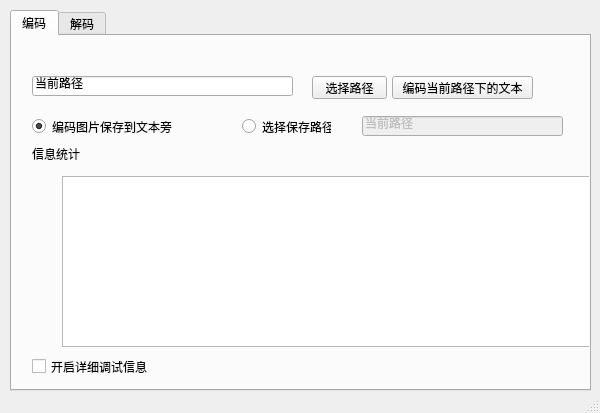
<?xml version="1.0" encoding="UTF-8"?>
<ui version="4.0">
 <class>enigmaClass</class>
 <widget class="QMainWindow" name="enigmaClass">
  <property name="geometry">
   <rect>
    <x>0</x>
    <y>0</y>
    <width>600</width>
    <height>413</height>
   </rect>
  </property>
  <property name="windowTitle">
   <string>enigma</string>
  </property>
  <widget class="QWidget" name="centralWidget">
   <widget class="QTabWidget" name="tabWidget">
    <property name="geometry">
     <rect>
      <x>10</x>
      <y>10</y>
      <width>581</width>
      <height>381</height>
     </rect>
    </property>
    <property name="currentIndex">
     <number>0</number>
    </property>
    <widget class="QWidget" name="tabEncode">
     <attribute name="title">
      <string>编码</string>
     </attribute>
     <widget class="QLineEdit" name="lineTxtNowAddress">
      <property name="geometry">
       <rect>
        <x>20</x>
        <y>40</y>
        <width>261</width>
        <height>20</height>
       </rect>
      </property>
      <property name="text">
       <string>当前路径</string>
      </property>
     </widget>
     <widget class="QPushButton" name="btnEncode">
      <property name="geometry">
       <rect>
        <x>380</x>
        <y>40</y>
        <width>141</width>
        <height>23</height>
       </rect>
      </property>
      <property name="text">
       <string>编码当前路径下的文本</string>
      </property>
     </widget>
     <widget class="QPushButton" name="btnEncodeChooseAddress">
      <property name="geometry">
       <rect>
        <x>300</x>
        <y>40</y>
        <width>75</width>
        <height>23</height>
       </rect>
      </property>
      <property name="text">
       <string>选择路径</string>
      </property>
     </widget>
     <widget class="QRadioButton" name="rbtnEncodeSaveSide">
      <property name="geometry">
       <rect>
        <x>20</x>
        <y>80</y>
        <width>171</width>
        <height>21</height>
       </rect>
      </property>
      <property name="text">
       <string>编码图片保存到文本旁</string>
      </property>
      <property name="checked">
       <bool>true</bool>
      </property>
     </widget>
     <widget class="QRadioButton" name="rbtnEncodeChoose">
      <property name="geometry">
       <rect>
        <x>230</x>
        <y>80</y>
        <width>89</width>
        <height>21</height>
       </rect>
      </property>
      <property name="text">
       <string>选择保存路径</string>
      </property>
      <property name="checked">
       <bool>false</bool>
      </property>
     </widget>
     <widget class="QLineEdit" name="lineEncodeSaveNowAddress">
      <property name="enabled">
       <bool>false</bool>
      </property>
      <property name="geometry">
       <rect>
        <x>350</x>
        <y>80</y>
        <width>201</width>
        <height>20</height>
       </rect>
      </property>
      <property name="text">
       <string>当前路径</string>
      </property>
     </widget>
     <widget class="QCheckBox" name="chkEncodeDebug">
      <property name="geometry">
       <rect>
        <x>20</x>
        <y>320</y>
        <width>131</width>
        <height>21</height>
       </rect>
      </property>
      <property name="text">
       <string>开启详细调试信息</string>
      </property>
     </widget>
     <widget class="QLabel" name="lblEncodeState">
      <property name="geometry">
       <rect>
        <x>230</x>
        <y>110</y>
        <width>221</width>
        <height>16</height>
       </rect>
      </property>
      <property name="text">
       <string/>
      </property>
     </widget>
     <widget class="QLabel" name="label_2">
      <property name="geometry">
       <rect>
        <x>20</x>
        <y>110</y>
        <width>81</width>
        <height>16</height>
       </rect>
      </property>
      <property name="text">
       <string>信息统计</string>
      </property>
     </widget>
     <widget class="QTextBrowser" name="txtEncodeDebug">
      <property name="geometry">
       <rect>
        <x>50</x>
        <y>140</y>
        <width>541</width>
        <height>171</height>
       </rect>
      </property>
     </widget>
    </widget>
    <widget class="QWidget" name="tabDecode">
     <attribute name="title">
      <string>解码</string>
     </attribute>
     <widget class="QLineEdit" name="lineBmpNowAddress">
      <property name="geometry">
       <rect>
        <x>20</x>
        <y>40</y>
        <width>261</width>
        <height>20</height>
       </rect>
      </property>
      <property name="text">
       <string>当前路径</string>
      </property>
     </widget>
     <widget class="QPushButton" name="btnDecodeChooseAddress">
      <property name="geometry">
       <rect>
        <x>300</x>
        <y>40</y>
        <width>71</width>
        <height>23</height>
       </rect>
      </property>
      <property name="text">
       <string>选择路径</string>
      </property>
     </widget>
     <widget class="QPushButton" name="btnDecode">
      <property name="geometry">
       <rect>
        <x>380</x>
        <y>40</y>
        <width>151</width>
        <height>23</height>
       </rect>
      </property>
      <property name="text">
       <string>解码当前路径下二维码</string>
      </property>
     </widget>
     <widget class="QRadioButton" name="rbtnDecodeSaveSide">
      <property name="geometry">
       <rect>
        <x>20</x>
        <y>80</y>
        <width>141</width>
        <height>16</height>
       </rect>
      </property>
      <property name="text">
       <string>解码文本保存到图片旁</string>
      </property>
      <property name="checked">
       <bool>true</bool>
      </property>
     </widget>
     <widget class="QRadioButton" name="rbtnDecodeChoose">
      <property name="geometry">
       <rect>
        <x>220</x>
        <y>80</y>
        <width>89</width>
        <height>16</height>
       </rect>
      </property>
      <property name="text">
       <string>选择保存路径</string>
      </property>
     </widget>
     <widget class="QLineEdit" name="lineDecodeSaveNowAddress">
      <property name="enabled">
       <bool>false</bool>
      </property>
      <property name="geometry">
       <rect>
        <x>340</x>
        <y>80</y>
        <width>211</width>
        <height>20</height>
       </rect>
      </property>
      <property name="text">
       <string>当前路径</string>
      </property>
     </widget>
     <widget class="QCheckBox" name="chkDecodeDebug">
      <property name="geometry">
       <rect>
        <x>20</x>
        <y>320</y>
        <width>121</width>
        <height>16</height>
       </rect>
      </property>
      <property name="text">
       <string>开启详细调试信息</string>
      </property>
     </widget>
     <widget class="QLabel" name="label_3">
      <property name="geometry">
       <rect>
        <x>20</x>
        <y>110</y>
        <width>81</width>
        <height>16</height>
       </rect>
      </property>
      <property name="text">
       <string>信息统计</string>
      </property>
     </widget>
     <widget class="QLabel" name="lblDecodeState">
      <property name="geometry">
       <rect>
        <x>220</x>
        <y>110</y>
        <width>151</width>
        <height>16</height>
       </rect>
      </property>
      <property name="text">
       <string/>
      </property>
     </widget>
     <widget class="QTextBrowser" name="txtDecodeDebug">
      <property name="geometry">
       <rect>
        <x>20</x>
        <y>141</y>
        <width>541</width>
        <height>171</height>
       </rect>
      </property>
     </widget>
    </widget>
   </widget>
  </widget>
  <widget class="QStatusBar" name="statusBar"/>
 </widget>
 <layoutdefault spacing="6" margin="11"/>
 <resources>
  <include location="enigma.qrc"/>
 </resources>
 <connections/>
</ui>
